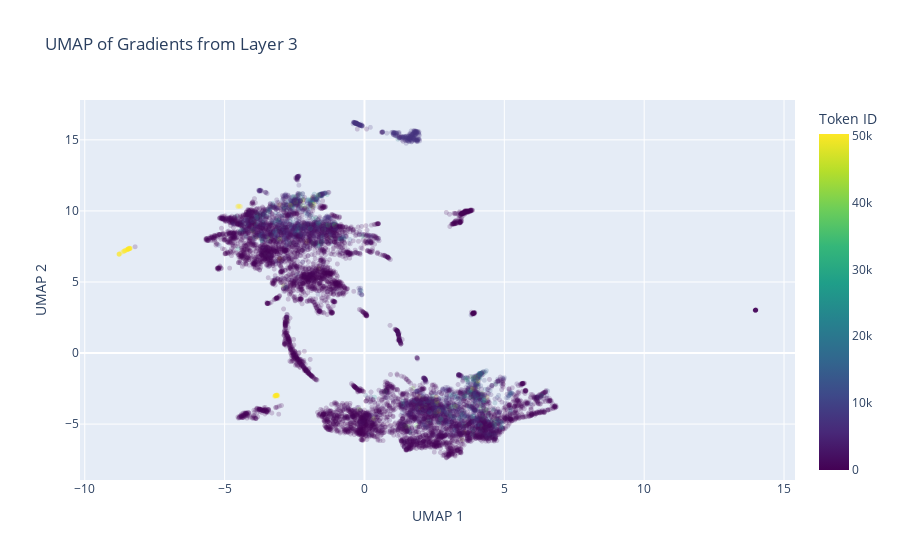

The code cell stored with this chart in its notebook:
### Code cell
every_k = 1
plot_umap_with_hover(
    data=gradients[is_large][::every_k],
    hover_texts=[hover_texts[i] for i in range(len(hover_texts)) if is_large[i]][::every_k],
    tokens=tokens[is_large][::every_k],  # Pass tokens for color-coding
    title=f"UMAP of Gradients from Layer {layer_to_inspect}",
    n_neighbors=15,
    min_dist=0.2,
    opacity=0.2
)

### Figure 1 — Plotly figure (JSON) as saved in the notebook; plotly's stock layout.template omitted (floating-point values rounded to 4 significant figures; data arrays with more than 128 entries replaced by an {"elided": "..."} marker saying what was removed)
{"data": [{"hoverinfo": "text", "marker": {"color": {"elided": "9860 int values"}, "colorbar": {"title": {"text": "Token ID"}}, "colorscale": [[0, "#440154"], [0.1111, "#482878"], [0.2222, "#3e4989"], [0.3333, "#31688e"], [0.4444, "#26828e"], [0.5556, "#1f9e89"], [0.6667, "#35b779"], [0.7778, "#6ece58"], [0.8889, "#b5de2b"], [1, "#fde725"]], "opacity": 0.2, "showscale": true, "size": 5}, "mode": "markers", "text": {"elided": "9860 str values"}, "type": "scattergl", "x": {"elided": "9860 float values"}, "y": {"elided": "9860 float values"}}], "layout": {"hoverlabel": {"bgcolor": "white", "font": {"family": "Rockwell", "size": 12}}, "title": {"text": "UMAP of Gradients from Layer 3"}, "xaxis": {"title": {"text": "UMAP 1"}}, "yaxis": {"title": {"text": "UMAP 2"}}}}
